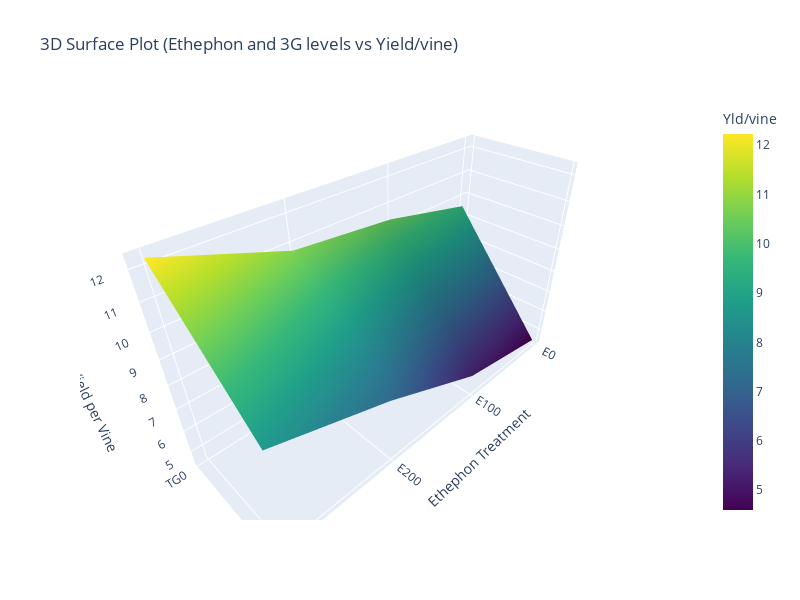

This figure's notebook cell:
### Code cell
import pandas as pd
import numpy as np
import plotly.graph_objs as go

EL = CUM['Ethephon'].unique()
G3 = CUM['3G '].unique()
Yield = CUM['Yld/vine'].values

X, Y = np.meshgrid(EL, G3)

Z = CUM.pivot_table(index='3G ', columns='Ethephon', values='Yld/vine', aggfunc='mean').values

trace = go.Surface(
    z=Z,
    x=X,
    y=Y,
    colorscale='Viridis',
    colorbar=dict(title="Yld/vine")
)

layout = go.Layout(
    title='3D Surface Plot (Ethephon and 3G levels vs Yield/vine)',
    scene=dict(
        xaxis_title='Ethephon Treatment',
        yaxis_title='3G Levels',
        zaxis_title='Yield per Vine',
        xaxis=dict(tickvals=np.arange(len(EL)), ticktext=EL),
        yaxis=dict(tickvals=np.arange(len(G3)), ticktext=G3)
    ),
    width= 800,
    height= 600,
    
)

fig = go.Figure(data=[trace], layout=layout)
fig.write_html("3d_ interactive of treatment and yield.html")

fig.show()

### Figure 1 — Plotly figure (JSON) as saved in the notebook; plotly's stock layout.template omitted (floating-point values rounded to 4 significant figures)
{"data": [{"colorbar": {"title": {"text": "Yld/vine"}}, "colorscale": [[0, "#440154"], [0.1111, "#482878"], [0.2222, "#3e4989"], [0.3333, "#31688e"], [0.4444, "#26828e"], [0.5556, "#1f9e89"], [0.6667, "#35b779"], [0.7778, "#6ece58"], [0.8889, "#b5de2b"], [1, "#fde725"]], "type": "surface", "x": [["E0", "E100", "E200", "E300"], ["E0", "E100", "E200", "E300"]], "y": [["TG0", "TG0", "TG0", "TG0"], ["TG", "TG", "TG", "TG"]], "z": [[9.525, 10.36, 10.73, 12.22], [4.6, 5.333, 7.16, 8.628]]}], "layout": {"height": 600, "scene": {"xaxis": {"ticktext": ["E0", "E100", "E200", "E300"], "tickvals": [0, 1, 2, 3], "title": {"text": "Ethephon Treatment"}}, "yaxis": {"ticktext": ["TG0", "TG"], "tickvals": [0, 1], "title": {"text": "3G Levels"}}, "zaxis": {"title": {"text": "Yield per Vine"}}}, "title": {"text": "3D Surface Plot (Ethephon and 3G levels vs Yield/vine)"}, "width": 800}}
